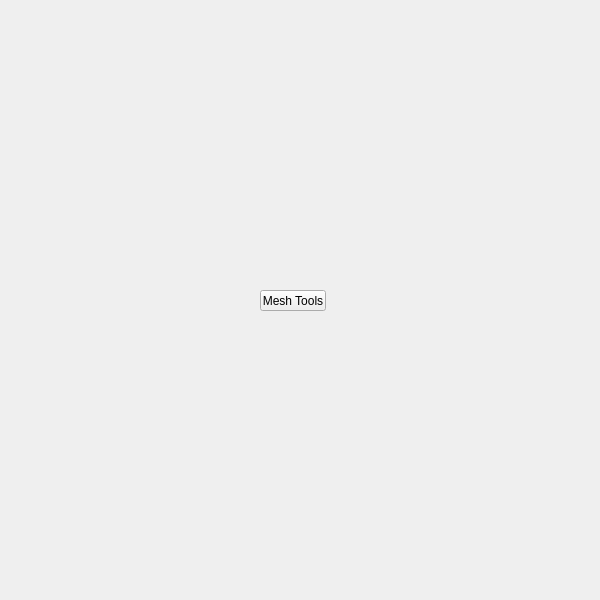
<?xml version="1.0" encoding="UTF-8"?>
<ui version="4.0">
 <class>QtUi</class>
 <widget class="QMainWindow" name="QtUi">
  <property name="enabled">
   <bool>true</bool>
  </property>
  <property name="geometry">
   <rect>
    <x>0</x>
    <y>0</y>
    <width>600</width>
    <height>600</height>
   </rect>
  </property>
  <property name="sizePolicy">
   <sizepolicy hsizetype="Ignored" vsizetype="Ignored">
    <horstretch>0</horstretch>
    <verstretch>0</verstretch>
   </sizepolicy>
  </property>
  <property name="minimumSize">
   <size>
    <width>0</width>
    <height>0</height>
   </size>
  </property>
  <property name="maximumSize">
   <size>
    <width>600</width>
    <height>600</height>
   </size>
  </property>
  <property name="toolButtonStyle">
   <enum>Qt::ToolButtonIconOnly</enum>
  </property>
  <property name="tabShape">
   <enum>QTabWidget::Triangular</enum>
  </property>
  <property name="dockNestingEnabled">
   <bool>true</bool>
  </property>
  <property name="dockOptions">
   <set>QMainWindow::AllowNestedDocks|QMainWindow::AllowTabbedDocks|QMainWindow::AnimatedDocks|QMainWindow::ForceTabbedDocks</set>
  </property>
  <widget class="QWidget" name="widget">
   <property name="sizePolicy">
    <sizepolicy hsizetype="Ignored" vsizetype="Ignored">
     <horstretch>0</horstretch>
     <verstretch>0</verstretch>
    </sizepolicy>
   </property>
   <widget class="QPushButton" name="i043">
    <property name="geometry">
     <rect>
      <x>260</x>
      <y>290</y>
      <width>66</width>
      <height>21</height>
     </rect>
    </property>
    <property name="minimumSize">
     <size>
      <width>0</width>
      <height>21</height>
     </size>
    </property>
    <property name="maximumSize">
     <size>
      <width>66</width>
      <height>21</height>
     </size>
    </property>
    <property name="accessibleName">
     <string>mesh_tools</string>
    </property>
    <property name="text">
     <string>Mesh Tools</string>
    </property>
   </widget>
  </widget>
 </widget>
 <resources/>
 <connections/>
 <designerdata>
  <property name="gridDeltaX">
   <number>5</number>
  </property>
  <property name="gridDeltaY">
   <number>10</number>
  </property>
  <property name="gridSnapX">
   <bool>true</bool>
  </property>
  <property name="gridSnapY">
   <bool>true</bool>
  </property>
  <property name="gridVisible">
   <bool>true</bool>
  </property>
 </designerdata>
</ui>
